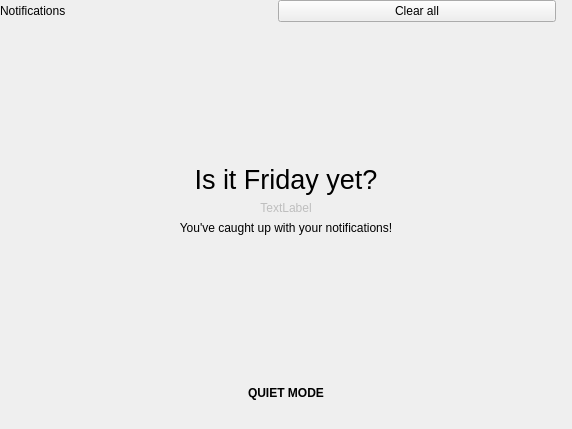
<?xml version="1.0" encoding="UTF-8"?>
<ui version="4.0">
 <class>NotificationsStatusCenterPane</class>
 <widget class="QWidget" name="NotificationsStatusCenterPane">
  <property name="geometry">
   <rect>
    <x>0</x>
    <y>0</y>
    <width>572</width>
    <height>429</height>
   </rect>
  </property>
  <property name="windowTitle">
   <string notr="true">Form</string>
  </property>
  <layout class="QVBoxLayout" name="verticalLayout">
   <property name="spacing">
    <number>0</number>
   </property>
   <property name="leftMargin">
    <number>0</number>
   </property>
   <property name="topMargin">
    <number>0</number>
   </property>
   <property name="rightMargin">
    <number>0</number>
   </property>
   <property name="bottomMargin">
    <number>0</number>
   </property>
   <item>
    <layout class="QHBoxLayout" name="titleLayout">
     <property name="spacing">
      <number>0</number>
     </property>
     <property name="rightMargin">
      <number>16</number>
     </property>
     <item>
      <widget class="tTitleLabel" name="titleLabel">
       <property name="text">
        <string>Notifications</string>
       </property>
      </widget>
     </item>
     <item>
      <widget class="QPushButton" name="clearAllButton">
       <property name="text">
        <string>Clear all</string>
       </property>
      </widget>
     </item>
    </layout>
   </item>
   <item>
    <widget class="tStackedWidget" name="stackedWidget">
     <property name="currentIndex">
      <number>0</number>
     </property>
     <widget class="QWidget" name="noNotificationsPage">
      <layout class="QVBoxLayout" name="verticalLayout_5">
       <item>
        <spacer name="verticalSpacer_2">
         <property name="orientation">
          <enum>Qt::Vertical</enum>
         </property>
         <property name="sizeHint" stdset="0">
          <size>
           <width>20</width>
           <height>117</height>
          </size>
         </property>
        </spacer>
       </item>
       <item>
        <widget class="QLabel" name="label">
         <property name="font">
          <font>
           <pointsize>20</pointsize>
          </font>
         </property>
         <property name="text">
          <string>Is it Friday yet?</string>
         </property>
         <property name="alignment">
          <set>Qt::AlignCenter</set>
         </property>
        </widget>
       </item>
       <item>
        <widget class="QLabel" name="notificationSplash">
         <property name="enabled">
          <bool>false</bool>
         </property>
         <property name="text">
          <string notr="true">TextLabel</string>
         </property>
         <property name="alignment">
          <set>Qt::AlignCenter</set>
         </property>
        </widget>
       </item>
       <item>
        <widget class="QLabel" name="label_2">
         <property name="text">
          <string>You've caught up with your notifications!</string>
         </property>
         <property name="alignment">
          <set>Qt::AlignCenter</set>
         </property>
        </widget>
       </item>
       <item>
        <spacer name="verticalSpacer_3">
         <property name="orientation">
          <enum>Qt::Vertical</enum>
         </property>
         <property name="sizeHint" stdset="0">
          <size>
           <width>20</width>
           <height>117</height>
          </size>
         </property>
        </spacer>
       </item>
      </layout>
     </widget>
     <widget class="QWidget" name="notificationsPage">
      <layout class="QVBoxLayout" name="verticalLayout_3">
       <property name="spacing">
        <number>0</number>
       </property>
       <property name="leftMargin">
        <number>0</number>
       </property>
       <property name="topMargin">
        <number>0</number>
       </property>
       <property name="rightMargin">
        <number>0</number>
       </property>
       <property name="bottomMargin">
        <number>0</number>
       </property>
       <item>
        <widget class="QScrollArea" name="scrollArea">
         <property name="frameShape">
          <enum>QFrame::NoFrame</enum>
         </property>
         <property name="widgetResizable">
          <bool>true</bool>
         </property>
         <widget class="QWidget" name="scrollAreaWidgetContents">
          <property name="geometry">
           <rect>
            <x>0</x>
            <y>0</y>
            <width>100</width>
            <height>30</height>
           </rect>
          </property>
          <layout class="QVBoxLayout" name="verticalLayout_2">
           <property name="spacing">
            <number>0</number>
           </property>
           <property name="leftMargin">
            <number>0</number>
           </property>
           <property name="topMargin">
            <number>0</number>
           </property>
           <property name="rightMargin">
            <number>0</number>
           </property>
           <property name="bottomMargin">
            <number>0</number>
           </property>
           <item alignment="Qt::AlignHCenter">
            <widget class="QWidget" name="notificationsWidget" native="true">
             <layout class="QVBoxLayout" name="verticalLayout_4">
              <property name="spacing">
               <number>0</number>
              </property>
              <property name="leftMargin">
               <number>0</number>
              </property>
              <property name="topMargin">
               <number>0</number>
              </property>
              <property name="rightMargin">
               <number>0</number>
              </property>
              <property name="bottomMargin">
               <number>0</number>
              </property>
              <item>
               <layout class="QVBoxLayout" name="notificationsLayout">
                <property name="spacing">
                 <number>16</number>
                </property>
               </layout>
              </item>
             </layout>
            </widget>
           </item>
           <item>
            <spacer name="verticalSpacer">
             <property name="orientation">
              <enum>Qt::Vertical</enum>
             </property>
             <property name="sizeHint" stdset="0">
              <size>
               <width>20</width>
               <height>40</height>
              </size>
             </property>
            </spacer>
           </item>
          </layout>
         </widget>
        </widget>
       </item>
      </layout>
     </widget>
    </widget>
   </item>
   <item alignment="Qt::AlignHCenter">
    <widget class="QWidget" name="quietModeWidget" native="true">
     <layout class="QVBoxLayout" name="verticalLayout_6">
      <item>
       <widget class="QLabel" name="label_3">
        <property name="font">
         <font>
          <weight>75</weight>
          <bold>true</bold>
         </font>
        </property>
        <property name="text">
         <string>QUIET MODE</string>
        </property>
       </widget>
      </item>
      <item>
       <layout class="QHBoxLayout" name="horizontalLayout">
        <property name="spacing">
         <number>0</number>
        </property>
        <item>
         <layout class="QHBoxLayout" name="quietModesLayout">
          <property name="spacing">
           <number>0</number>
          </property>
         </layout>
        </item>
        <item>
         <spacer name="horizontalSpacer">
          <property name="orientation">
           <enum>Qt::Horizontal</enum>
          </property>
          <property name="sizeHint" stdset="0">
           <size>
            <width>40</width>
            <height>20</height>
           </size>
          </property>
         </spacer>
        </item>
       </layout>
      </item>
     </layout>
    </widget>
   </item>
  </layout>
 </widget>
 <customwidgets>
  <customwidget>
   <class>tTitleLabel</class>
   <extends>QLabel</extends>
   <header location="global">ttitlelabel.h</header>
   <slots>
    <signal>backButtonClicked()</signal>
   </slots>
  </customwidget>
  <customwidget>
   <class>tStackedWidget</class>
   <extends>QStackedWidget</extends>
   <header location="global">tstackedwidget.h</header>
   <container>1</container>
   <slots>
    <signal>switchingFrame(int)</signal>
   </slots>
  </customwidget>
 </customwidgets>
 <resources/>
 <connections/>
</ui>
